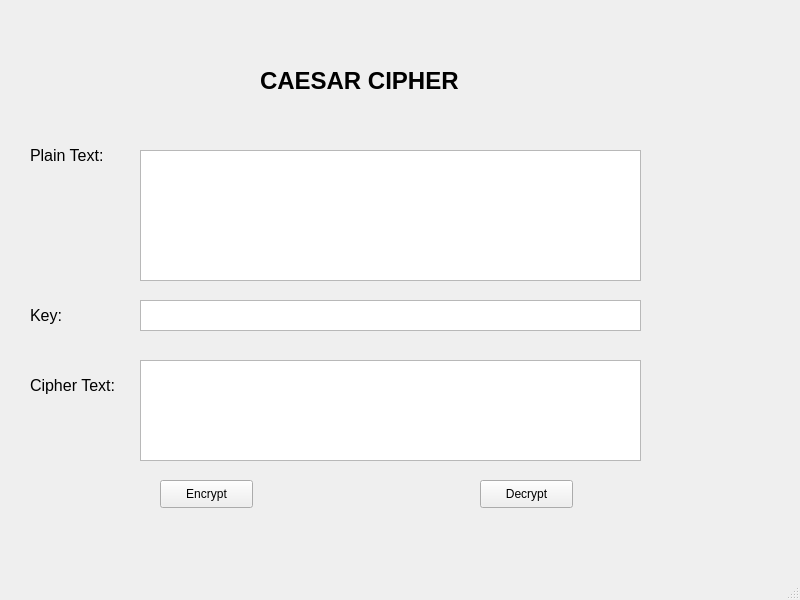
<?xml version="1.0" encoding="UTF-8"?>
<ui version="4.0">
 <class>MainWindow</class>
 <widget class="QMainWindow" name="MainWindow">
  <property name="geometry">
   <rect>
    <x>0</x>
    <y>0</y>
    <width>800</width>
    <height>600</height>
   </rect>
  </property>
  <property name="windowTitle">
   <string>MainWindow</string>
  </property>
  <widget class="QWidget" name="centralwidget">
   <widget class="QLabel" name="label">
    <property name="geometry">
     <rect>
      <x>260</x>
      <y>60</y>
      <width>301</width>
      <height>41</height>
     </rect>
    </property>
    <property name="font">
     <font>
      <pointsize>18</pointsize>
      <weight>75</weight>
      <bold>true</bold>
     </font>
    </property>
    <property name="text">
     <string>CAESAR CIPHER</string>
    </property>
   </widget>
   <widget class="QLabel" name="label_2">
    <property name="geometry">
     <rect>
      <x>30</x>
      <y>140</y>
      <width>111</width>
      <height>31</height>
     </rect>
    </property>
    <property name="font">
     <font>
      <pointsize>12</pointsize>
     </font>
    </property>
    <property name="text">
     <string>Plain Text:</string>
    </property>
   </widget>
   <widget class="QTextEdit" name="txt_Plaintext">
    <property name="geometry">
     <rect>
      <x>140</x>
      <y>150</y>
      <width>501</width>
      <height>131</height>
     </rect>
    </property>
   </widget>
   <widget class="QLabel" name="label_3">
    <property name="geometry">
     <rect>
      <x>30</x>
      <y>300</y>
      <width>111</width>
      <height>31</height>
     </rect>
    </property>
    <property name="font">
     <font>
      <pointsize>12</pointsize>
     </font>
    </property>
    <property name="text">
     <string>Key:</string>
    </property>
   </widget>
   <widget class="QTextEdit" name="txt_Key">
    <property name="geometry">
     <rect>
      <x>140</x>
      <y>300</y>
      <width>501</width>
      <height>31</height>
     </rect>
    </property>
   </widget>
   <widget class="QLabel" name="label_4">
    <property name="geometry">
     <rect>
      <x>30</x>
      <y>370</y>
      <width>111</width>
      <height>31</height>
     </rect>
    </property>
    <property name="font">
     <font>
      <pointsize>12</pointsize>
     </font>
    </property>
    <property name="text">
     <string>Cipher Text:</string>
    </property>
   </widget>
   <widget class="QTextEdit" name="txt_CipherText">
    <property name="geometry">
     <rect>
      <x>140</x>
      <y>360</y>
      <width>501</width>
      <height>101</height>
     </rect>
    </property>
   </widget>
   <widget class="QPushButton" name="btn_Encrypt">
    <property name="geometry">
     <rect>
      <x>160</x>
      <y>480</y>
      <width>93</width>
      <height>28</height>
     </rect>
    </property>
    <property name="text">
     <string>Encrypt</string>
    </property>
   </widget>
   <widget class="QPushButton" name="btn_Decrypt">
    <property name="geometry">
     <rect>
      <x>480</x>
      <y>480</y>
      <width>93</width>
      <height>28</height>
     </rect>
    </property>
    <property name="text">
     <string>Decrypt</string>
    </property>
   </widget>
  </widget>
  <widget class="QMenuBar" name="menubar">
   <property name="geometry">
    <rect>
     <x>0</x>
     <y>0</y>
     <width>800</width>
     <height>26</height>
    </rect>
   </property>
  </widget>
  <widget class="QStatusBar" name="statusbar"/>
 </widget>
 <resources/>
 <connections/>
</ui>
